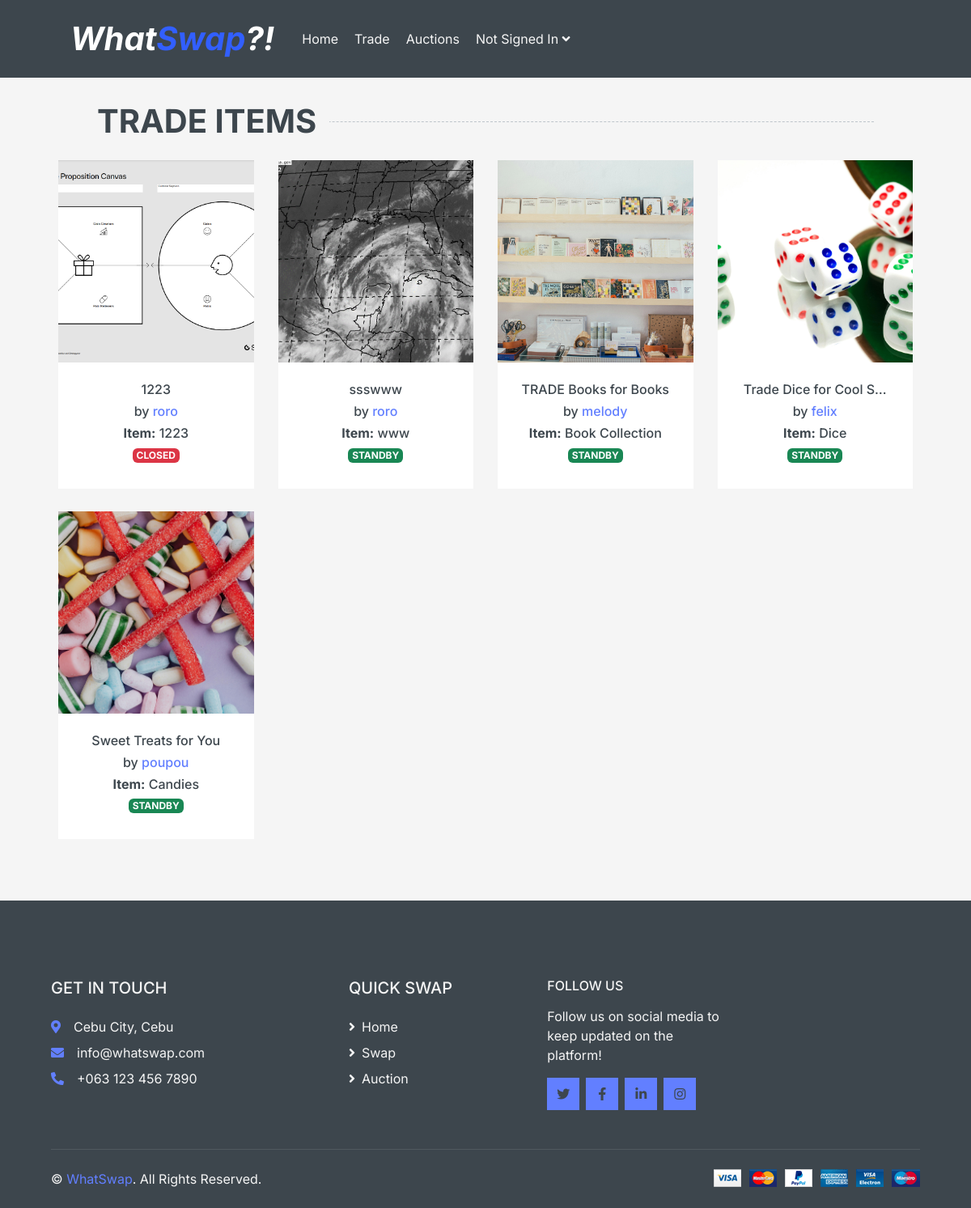
Page /trades/ on the earlier database version.
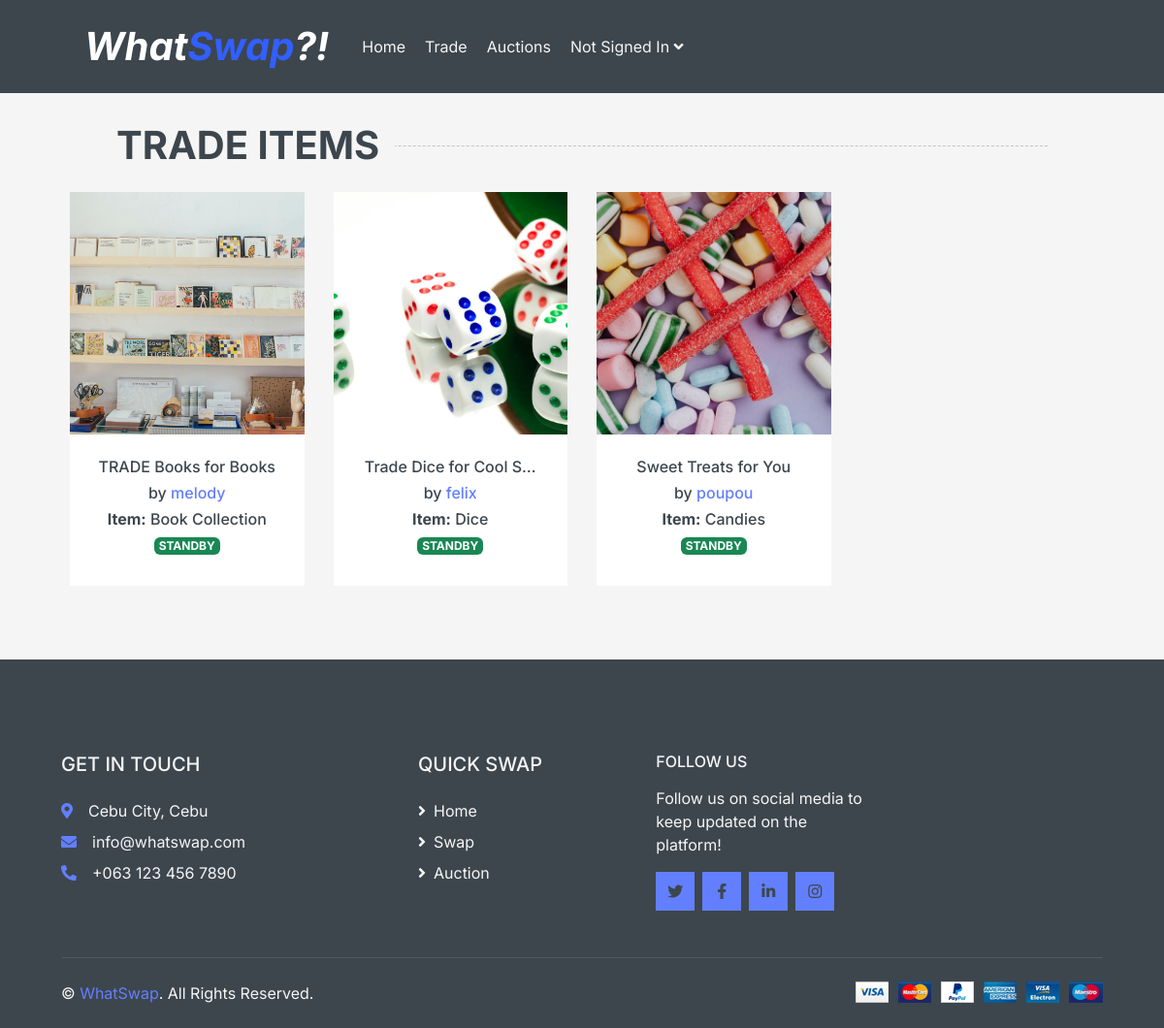
Same page on the later database version.
### main/models.py (models this page shows, shortened)
class Offer(models.Model):
    offer_title = models.CharField(max_length = 100)
    offer_desc = models.TextField(max_length = 500)
    offer_item = models.ForeignKey(Item, on_delete=models.CASCADE, null = True)
    offer_image_url = models.CharField(max_length= 500, default="https://www.google.com/url?sa=i&url=https%3A%2F%2Fthenounproject.com%2Fbrowse%2Ficons%2Fterm%2Fimage-default%2F&psig=AOvVaw0AmbHrPZZfAhJINI2MKJQP&ust=1730758995426000&source=images&cd=vfe&opi=89978449&ved=0CBEQjRxqFwoTCPDKxOqZwYkDFQAAAAAdAAAAABAI")
    date_offered = models.DateTimeField(default = tz.now)
    is_directed = models.BooleanField(default = False)
    is_deleted = models.BooleanField(default = False)
    directed_offer_id = models.ForeignKey('self', on_delete=models.CASCADE, null = True, blank = True, related_name="doffer")
    author = models.ForeignKey(User, on_delete=models.CASCADE, null = True)
    accepted_offer_id = models.ForeignKey('self', on_delete=models.CASCADE, null = True, blank = True, related_name="aoffer")
    class OfferStatus(models.TextChoices):
        CLOSED = 'CLOSED'
        PENDING = 'PENDING'
        STANDBY = 'STANDBY'
        REJECTED = 'REJECTED'
        ACCEPTED = 'ACCEPTED'
    offer_status = models.CharField(
        max_length = 20,
        choices = OfferStatus.choices,
        default = OfferStatus.STANDBY,
    )

class Item(models.Model):
    owner = models.ForeignKey(User, on_delete=models.CASCADE,null=True, blank = True)
    item_name = models.CharField(max_length=100)
    item_desc = models.TextField(max_length=1000)
    image_url = models.ImageField(upload_to="images/items/", default="images/default_item.jpg")
    created_at = models.DateTimeField(auto_now_add=True)

### main/views.py (the view)
# urls.py: path('trades/', views.trade_browse, name='trade_browse'),
def trade_browse(request):
    offers = Offer.objects.all()
    return render(request,"trading/browse.html",{'offers' : offers})

### templates/trading/browse.html (shortened to what this page needs)
<head>
    <link href="https://cdn.jsdelivr.net/npm/bootstrap@5.3.3/dist/css/bootstrap.min.css" rel="stylesheet">
    {% include "common/head.html" %}
</head>
<body>
    {% include "common/navbar.html"%}
    <div class="container-flex" style="overflow-x: hidden">
        <div class="row px-xl-4">
            <div class="container-fluid">
                <div class="row px-xl-5">
                    <div class="col-12">
                        <h1 class="section-title position-relative font-weight-bold text-uppercase mx-xl-5 mb-4"><span class="bg-secondary pr-3">
                            TRADE ITEMS</span></h1>
                    </div>
                </div>
            </div>
            <div class="col-lg-12 col-md-12">
                <div class="row px-xl-5">
                {% for offer in offers %}
                    {% if offer.is_directed or offer.is_deleted %}
                    {% else %}
                        {% include "trading/trade_item.html" %}
                    {% endif %}
                {% endfor %}
                </div>
            </div>
        </div>
    </div>
    {% include "common/foot.html" %}
</body>

### templates/trading/trade_item.html (shortened to what this page needs)
<div class="col-lg-3 col-md-6 col-sm-6 pb-1" onclick="window.location.href = '/trades/trade_info/{{offer.pk}}'">
    <div class="product-item bg-light mb-4">
        <div class="product-img position-relative overflow-hidden">
            <div style="width: 100%; height: 250px; overflow: hidden;">
                <img class="img-fluid w-100" style="width: 100%; height: 100%; object-fit: cover;" src="{{offer.offer_item.image_url.url}}" alt="https://www.svgrepo.com/show/451667/image-missing.svg">
            </div>
            <div class="product-action">
            </div>
        </div>
        <div class="text-center py-4">
            <a class="h6 text-decoration-none text-truncate" href="">{{ offer.offer_title | truncatechars:22 }}</a>
            <div class=" align-items-center justify-content-center mt-2">
                <h6 class="itemcard-desc">by <a href = "/profile/{{offer.author.pk}}/">{{offer.author}}</a></h6>
                <h6 class="itemcard-desc"><b>Item:</b> {{offer.offer_item.item_name}}</h6>
            </div>
            <h6>
                {% if offer.offer_status == 'STANDBY' %} <span class="badge text-bg-success">
                {% elif offer.offer_status == 'PENDING' %} <span class="badge text-bg-secondary">
                {% elif offer.offer_status == 'CLOSED' %} <span class="badge text-bg-danger">
                {% elif offer.offer_status == 'ACCEPTED' %} <span class="badge text-bg-success">
                {% else %} <span class="badge text-bg-danger">
                {% endif %}
                {{offer.offer_status}}
            </h6>
        </div>
    </div>
</div>

Differences in the rows shown:
removed Offer: offer_item.image_url (picture), offer_title "1223", author "roro", offer_item.item_name "1223", offer_status "CLOSED"
removed Offer: offer_item.image_url (picture), offer_title "ssswww", author "roro", offer_item.item_name "www", offer_status "STANDBY"
